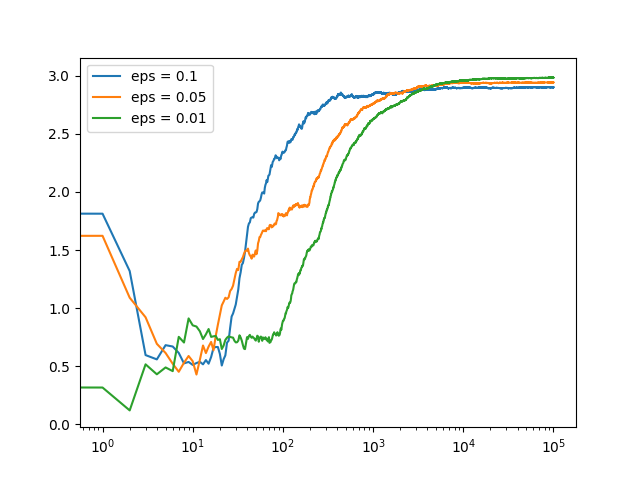

Recreate this plot in Python.
from __future__ import print_function, division
from builtins import range
# Note: you may need to update your version of future
# sudo pip install -U future

import numpy as np
import matplotlib.pyplot as plt


class Bandit:
    def __init__(self, m):
        self.m = m
        self.mean = 0
        self.N = 0

    def pull(self):
        return np.random.randn() + self.m

    def update(self, x):
        self.N += 1
        self.mean = (1 - 1.0 / self.N) * self.mean + 1.0 / self.N * x


def run_experiment(m1, m2, m3, eps, N):
    bandits = [Bandit(m1), Bandit(m2), Bandit(m3)]

    data = np.empty(N)

    for i in range(N):
        # epsilon greedy
        p = np.random.random()
        if p < eps:
            j = np.random.choice(3)
        else:
            j = np.argmax([b.mean for b in bandits])
        x = bandits[j].pull()
        bandits[j].update(x)

        # for the plot
        data[i] = x
    cumulative_average = np.cumsum(data) / (np.arange(N) + 1)

    # plot moving average ctr
    plt.plot(cumulative_average)
    plt.plot(np.ones(N) * m1)
    plt.plot(np.ones(N) * m2)
    plt.plot(np.ones(N) * m3)
    plt.xscale('log')
    plt.show()

    for b in bandits:
        print(b.mean)

    return cumulative_average


if __name__ == '__main__':
    c_1 = run_experiment(1.0, 2.0, 3.0, 0.1, 100000)
    c_05 = run_experiment(1.0, 2.0, 3.0, 0.05, 100000)
    c_01 = run_experiment(1.0, 2.0, 3.0, 0.01, 100000)

    # log scale plot
    plt.plot(c_1, label='eps = 0.1')
    plt.plot(c_05, label='eps = 0.05')
    plt.plot(c_01, label='eps = 0.01')
    plt.legend()
    plt.xscale('log')
    plt.show()

    # linear plot
    plt.plot(c_1, label='eps = 0.1')
    plt.plot(c_05, label='eps = 0.05')
    plt.plot(c_01, label='eps = 0.01')
    plt.legend()
    plt.show()
